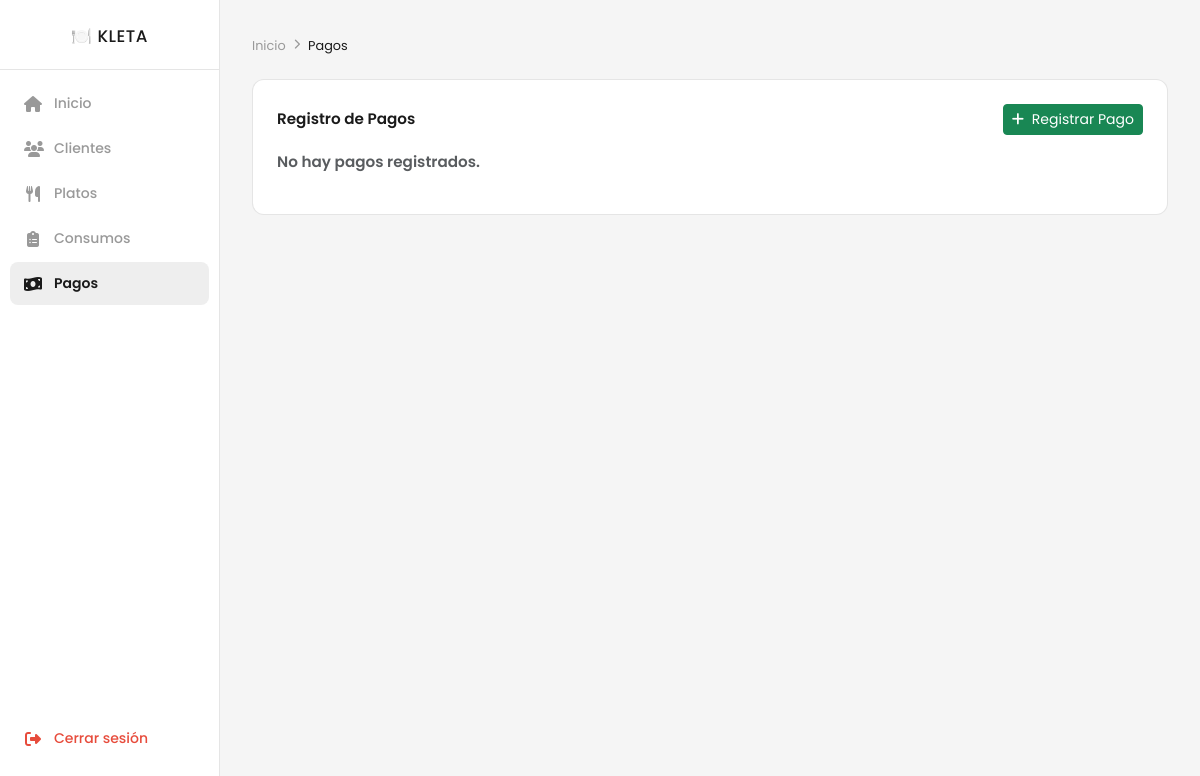
/pagos (signed in), run on an earlier commit of the app's database.
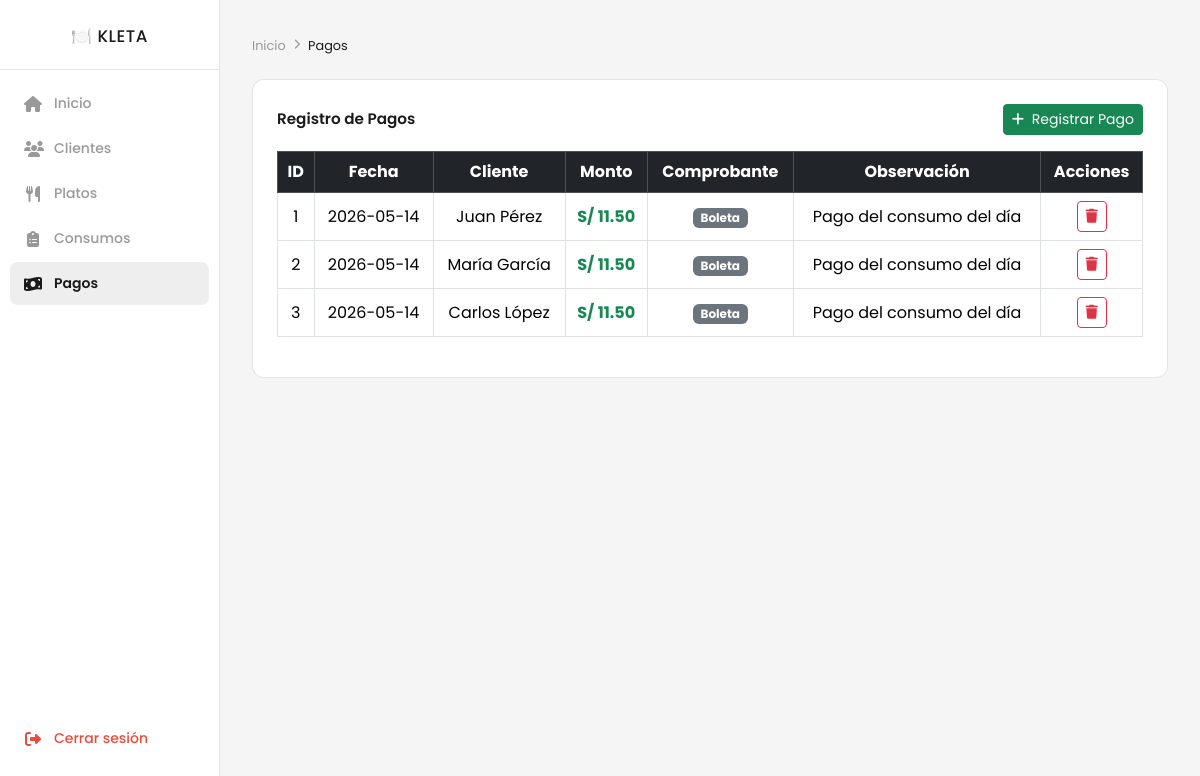
And on a later commit of the database.
### tables this page shows
CREATE TABLE pagos (
    id               INT AUTO_INCREMENT PRIMARY KEY,
    cliente_id       INT NOT NULL,
    monto            DECIMAL(8, 2) NOT NULL,
    tipo_comprobante ENUM('boleta', 'factura', 'ninguno') NOT NULL DEFAULT 'ninguno',
    fecha_pago       DATE NOT NULL,
    observacion      VARCHAR(200),
    creado_en        TIMESTAMP DEFAULT CURRENT_TIMESTAMP,

    FOREIGN KEY (cliente_id) REFERENCES clientes(id)
);

CREATE TABLE clientes (
    id         INT AUTO_INCREMENT PRIMARY KEY,
    nombre     VARCHAR(100) NOT NULL,
    telefono   VARCHAR(15),
    direccion  VARCHAR(200),
    tipo_pago  ENUM('diario', 'semanal', 'mensual') NOT NULL DEFAULT 'diario',
    creado_en  TIMESTAMP DEFAULT CURRENT_TIMESTAMP
);

### app/core/Controller.php (called while the page is built, shortened)
<?php
class Controller {
    protected function view(string $vista, array $datos = []): void {
        extract($datos);
        require_once __DIR__ . '/../views/' . $vista . '.php';
    }
}

### app/controllers/PagosController.php (called while the page is built, shortened)
<?php
require_once __DIR__ . '/../core/Controller.php';
require_once __DIR__ . '/../models/Pago.php';
class PagosController extends Controller {
    public function index(): void {
        $pagos = (new Pago())->obtenerTodos();
        $this->view('pagos/index', [
            'usuario' => $_SESSION['usuario'],
            'pagos'   => $pagos,
        ]);
    }
}

### app/core/Router.php (called while the page is built, shortened)
<?php
class Router {
    public function run(): void {
        $url = $_GET['url'] ?? '';
        $url = filter_var(trim($url, '/'), FILTER_SANITIZE_URL);
        $partes = explode('/', $url);
        $metodo = !empty($partes[1]) ? $partes[1] : 'index';
        $params  = array_slice($partes, 2);
        $controller = new $nombreController();
        $controller->$metodo(...$params);
    }
}

### app/core/App.php (called while the page is built, shortened)
<?php
require_once __DIR__ . '/Router.php';
class App {
    public function run(): void {
        $router = new Router();
        $router->run();
    }
}

### app/index.php (called while the page is built, shortened)
<?php
require_once __DIR__ . '/core/App.php';
(new App())->run();

### app/core/Database.php (called while the page is built)
<?php
class Database {
    private static ?PDO $connection = null;
    public static function getConnection(): PDO {
        if (self::$connection === null) {
            $dns = "mysql:host=" . DB_HOST . ";port=" . DB_PORT . ";dbname=" . DB_NAME . ";charset=utf8mb4";
            self::$connection = new PDO($dns, DB_USER, DB_PASS, [
                PDO::ATTR_ERRMODE            => PDO::ERRMODE_EXCEPTION,
                PDO::ATTR_DEFAULT_FETCH_MODE => PDO::FETCH_ASSOC,
            ]);
        }
        return self::$connection;
    }
}

### app/models/Pago.php (called while the page is built, shortened)
<?php
require_once __DIR__ . '/../core/Database.php';
class Pago {
    private PDO $db;
    public function __construct() {
        $this->db = Database::getConnection();
    }
    public function obtenerTodos(): array {
        $sql = "
            SELECT pg.*, c.nombre AS cliente
            FROM pagos pg
            JOIN clientes c ON c.id = pg.cliente_id
            ORDER BY pg.fecha_pago DESC, pg.creado_en DESC
        ";
        $stmt = $this->db->prepare($sql);
        $stmt->execute();
        return $stmt->fetchAll();
    }
}

### app/views/pagos/index.php (the view, shortened to what this page needs)
<!DOCTYPE html>
<html lang="es">
<head>
    <link rel="stylesheet" href="https://cdnjs.cloudflare.com/ajax/libs/font-awesome/6.7.2/css/all.min.css">
    <link rel="stylesheet" href="https://cdn.jsdelivr.net/npm/bootstrap@5.3.8/dist/css/bootstrap.min.css">
    <link rel="stylesheet" href="<?php echo BASE_URL; ?>/public/css/dashboard.css">
</head>
<body>
<?php include __DIR__ . '/../layouts/sidebar.php'; ?>
<main>
    <nav class="breadcrumb">
        <span>Inicio</span>
        <i class="fa-solid fa-chevron-right"></i>
        <span id="breadcrumb-page">Pagos</span>
    </nav>
    <div class="main-content">
        <div class="d-flex justify-content-between align-items-center mb-3">
            <p class="mb-0">Registro de Pagos</p>
            <a href="<?php echo BASE_URL; ?>/pagos/registrar" class="btn btn-sm btn-success">
                <i class="fa-solid fa-plus me-1"></i> Registrar Pago
            </a>
        </div>
        <div class="table-responsive">
            <?php if (empty($pagos)): ?>
                <p class="text-muted">No hay pagos registrados.</p>
            <?php else: ?>
                <table class="table table-bordered text-center align-middle">
                    <thead class="table-dark">
                        <tr>
                            <th>ID</th>
                            <th>Fecha</th>
                            <th>Cliente</th>
                            <th>Monto</th>
                            <th>Comprobante</th>
                            <th>Observación</th>
                            <th>Acciones</th>
                        </tr>
                    </thead>
                    <tbody>
                        <?php foreach ($pagos as $p): ?>
                            <tr>
                                <td><?php echo $p['id']; ?></td>
                                <td><?php echo $p['fecha_pago']; ?></td>
                                <td><?php echo htmlspecialchars($p['cliente']); ?></td>
                                <td class="fw-bold text-success">S/ <?php echo number_format($p['monto'], 2); ?></td>
                                <td><span class="badge bg-secondary"><?php echo ucfirst($p['tipo_comprobante']); ?></span></td>
                                <td><?php echo htmlspecialchars($p['observacion'] ?? '—'); ?></td>
                                <td>
                                    <a href="<?php echo BASE_URL; ?>/pagos/eliminar/<?php echo $p['id']; ?>"
                                       class="btn btn-sm btn-outline-danger"
                                       onclick="return confirm('¿Eliminar este pago?')">
                                        <i class="fa-solid fa-trash"></i>
                                    </a>
                                </td>
                            </tr>
                        <?php endforeach; ?>
                    </tbody>
                </table>
            <?php endif; ?>
        </div>
    </div>
</main>
</body>
</html>

### app/views/layouts/sidebar.php (shortened to what this page needs)
<?php
$rutaActual = explode('/', trim($_GET['url'] ?? 'dashboard', '/'))[0] ?: 'dashboard';
?>
<aside class="sidebar">
    <div class="sidebar-logo">🍽️ KLETA</div>
    <ul>
        <li>
            <a href="<?php echo BASE_URL; ?>/dashboard"
               class="<?php echo $rutaActual === 'dashboard' ? 'activo' : ''; ?>">
                <i class="fa-solid fa-house"></i>
                <span>Inicio</span>
            </a>
        </li>
        <li>
            <a href="<?php echo BASE_URL; ?>/clientes"
               class="<?php echo $rutaActual === 'clientes' ? 'activo' : ''; ?>">
                <i class="fa-solid fa-users"></i>
                <span>Clientes</span>
            </a>
        </li>
        <li>
            <a href="<?php echo BASE_URL; ?>/platos"
               class="<?php echo $rutaActual === 'platos' ? 'activo' : ''; ?>">
                <i class="fa-solid fa-utensils"></i>
                <span>Platos</span>
            </a>
        </li>
        <li>
            <a href="<?php echo BASE_URL; ?>/consumos"
               class="<?php echo $rutaActual === 'consumos' ? 'activo' : ''; ?>">
                <i class="fa-solid fa-clipboard-list"></i>
                <span>Consumos</span>
            </a>
        </li>
        <li>
            <a href="<?php echo BASE_URL; ?>/pagos"
               class="<?php echo $rutaActual === 'pagos' ? 'activo' : ''; ?>">
                <i class="fa-solid fa-money-bill-wave"></i>
                <span>Pagos</span>
            </a>
        </li>
        <li class="nav-logout">
            <a href="<?php echo BASE_URL; ?>/logout" id="btn-logout">
                <i class="fa-solid fa-right-from-bracket"></i>
                <span>Cerrar sesión</span>
            </a>
        </li>
    </ul>
</aside>

### public/css/dashboard.css (style rules this page uses)
* { margin: 0; padding: 0; box-sizing: border-box; }
:root { --bg: #f5f5f5; --text: #1a1a1a; --sidebar-w: 220px; --sidebar-bg: #ffffff; --sidebar-line: rgba(0, 0, 0, 0.1); --muted: #999; --accent: #4f46e5; --topbar-h: 56px; --danger: #e74c3c; }
body { font-family: 'Poppins', sans-serif; background-color: var(--bg); color: var(--text); }
.sidebar { position: fixed; top: 0; left: -100%; width: var(--sidebar-w); height: 100vh; background-color: var(--sidebar-bg); border-right: 1px solid var(--sidebar-line); display: flex; flex-direction: column; z-index: 160; transition: left 0.25s ease; padding: 24px 0; }
.sidebar-logo { padding: 0 20px 20px; font-size: 1.05rem; font-weight: 500; border-bottom: 1px solid var(--sidebar-line); margin-bottom: 12px; color: var(--text); letter-spacing: 0.5px; text-align: center; }
.sidebar ul { list-style: none; flex: 1; display: flex; flex-direction: column; gap: 2px; padding: 0 10px; }
.sidebar ul li a { display: flex; align-items: center; gap: 12px; padding: 11px 14px; text-decoration: none; color: var(--muted); font-size: 0.875rem; font-weight: 500; border-radius: 8px; transition: background 0.2s, color 0.2s; }
.sidebar ul li a i { font-size: 1rem; width: 18px; text-align: center; }
.sidebar ul li a.activo { background-color: #eeeeee; color: var(--text); font-weight: 600; }
.nav-logout { margin-top: auto; }
.nav-logout a { color: var(--danger) !important; }
main { margin-top: var(--topbar-h); padding: 28px 24px; min-height: 100vh; }
.breadcrumb { display: flex; align-items: center; gap: 8px; font-size: 0.8rem; color: var(--muted); margin-bottom: 24px; }
.breadcrumb i { font-size: 0.65rem; }
.main-content { background: #fff; border-radius: 12px; padding: 24px; border: 1px solid var(--sidebar-line); }
.main-content p { font-weight: 600; font-size: 0.95rem; margin-bottom: 16px; }
#breadcrumb-page { color: var(--text); }
@media (min-width: 768px) { .sidebar { left: 0; top: 0; } }
@media (min-width: 768px) { main { margin-top: 0; margin-left: var(--sidebar-w); padding: 36px 32px; } }

What changed in the data, as far as the page shows it:
added pagos: id "1", fecha_pago "2026-05-14", cliente.nombre "Juan Pérez", monto "11.50", tipo_comprobante "Boleta", observacion "Pago del consumo del día"
added pagos: id "2", fecha_pago "2026-05-14", cliente.nombre "María García", monto "11.50", tipo_comprobante "Boleta", observacion "Pago del consumo del día"
added pagos: id "3", fecha_pago "2026-05-14", cliente.nombre "Carlos López", monto "11.50", tipo_comprobante "Boleta", observacion "Pago del consumo del día"
Also different on the page:
text no longer shown: "No hay pagos registrados."
text now shown: "ID Fecha Cliente Monto Comprobante Observación Acciones"
